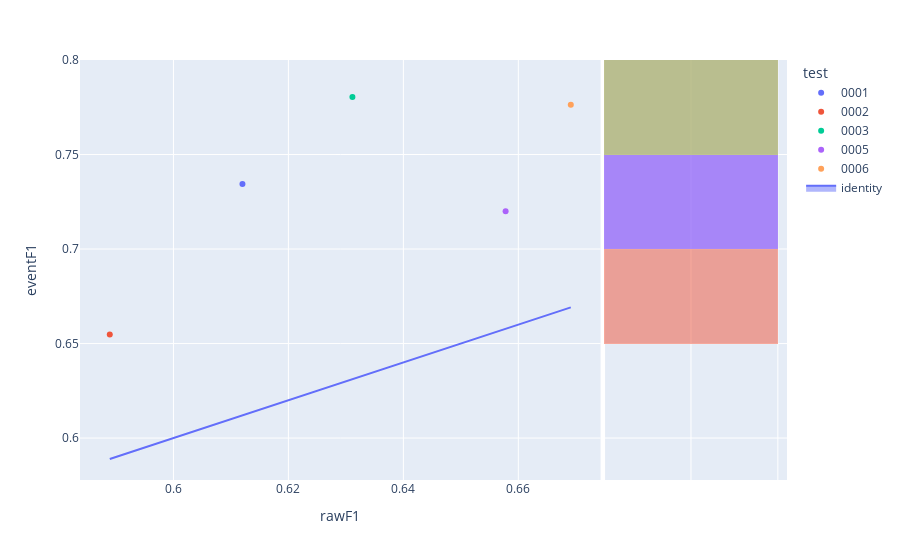

The notebook cell saved with this chart:
### Code cell
fig=px.scatter(experimentModels,x='rawF1',y='eventF1',color='test',hover_name='modelId', marginal_y="histogram")
fig.add_trace(
    go.Scatter(x=experimentModels['rawF1'], y=experimentModels['rawF1'], name="identity", mode='lines',fill="toself")
)
fig.show()

### Figure 1 — Plotly figure (JSON) as saved in the notebook; plotly's stock layout.template omitted (floating-point values rounded to 4 significant figures)
{"data": [{"hovertemplate": "<b>%{hovertext}</b><br><br>test=0001<br>rawF1=%{x}<br>eventF1=%{y}<extra></extra>", "hovertext": ["a7cb461b-4f33-4085-89b3-1f619ddca728"], "legendgroup": "0001", "marker": {"color": "#636efa", "symbol": "circle"}, "mode": "markers", "name": "0001", "orientation": "v", "showlegend": true, "type": "scatter", "x": [0.612], "xaxis": "x", "y": [0.7344], "yaxis": "y"}, {"alignmentgroup": "True", "bingroup": "y", "hovertemplate": "test=0001<br>eventF1=%{y}<br>count=%{x}<extra></extra>", "legendgroup": "0001", "marker": {"color": "#636efa"}, "name": "0001", "offsetgroup": "0001", "opacity": 0.5, "showlegend": false, "type": "histogram", "xaxis": "x2", "y": [0.7344], "yaxis": "y2"}, {"hovertemplate": "<b>%{hovertext}</b><br><br>test=0002<br>rawF1=%{x}<br>eventF1=%{y}<extra></extra>", "hovertext": ["874f5503-0e4f-4cc8-b19b-6517f13627f2"], "legendgroup": "0002", "marker": {"color": "#EF553B", "symbol": "circle"}, "mode": "markers", "name": "0002", "orientation": "v", "showlegend": true, "type": "scatter", "x": [0.5889], "xaxis": "x", "y": [0.6548], "yaxis": "y"}, {"alignmentgroup": "True", "bingroup": "y", "hovertemplate": "test=0002<br>eventF1=%{y}<br>count=%{x}<extra></extra>", "legendgroup": "0002", "marker": {"color": "#EF553B"}, "name": "0002", "offsetgroup": "0002", "opacity": 0.5, "showlegend": false, "type": "histogram", "xaxis": "x2", "y": [0.6548], "yaxis": "y2"}, {"hovertemplate": "<b>%{hovertext}</b><br><br>test=0003<br>rawF1=%{x}<br>eventF1=%{y}<extra></extra>", "hovertext": ["36d900b6-57fb-4984-9c7e-16bc86690129"], "legendgroup": "0003", "marker": {"color": "#00cc96", "symbol": "circle"}, "mode": "markers", "name": "0003", "orientation": "v", "showlegend": true, "type": "scatter", "x": [0.6311], "xaxis": "x", "y": [0.7805], "yaxis": "y"}, {"alignmentgroup": "True", "bingroup": "y", "hovertemplate": "test=0003<br>eventF1=%{y}<br>count=%{x}<extra></extra>", "legendgroup": "0003", "marker": {"color": "#00cc96"}, "name": "0003", "offsetgroup": "0003", "opacity": 0.5, "showlegend": false, "type": "histogram", "xaxis": "x2", "y": [0.7805], "yaxis": "y2"}, {"hovertemplate": "<b>%{hovertext}</b><br><br>test=0005<br>rawF1=%{x}<br>eventF1=%{y}<extra></extra>", "hovertext": ["bd6db5d7-e220-4ec8-8aaa-386ccbd7d59c"], "legendgroup": "0005", "marker": {"color": "#ab63fa", "symbol": "circle"}, "mode": "markers", "name": "0005", "orientation": "v", "showlegend": true, "type": "scatter", "x": [0.6578], "xaxis": "x", "y": [0.72], "yaxis": "y"}, {"alignmentgroup": "True", "bingroup": "y", "hovertemplate": "test=0005<br>eventF1=%{y}<br>count=%{x}<extra></extra>", "legendgroup": "0005", "marker": {"color": "#ab63fa"}, "name": "0005", "offsetgroup": "0005", "opacity": 0.5, "showlegend": false, "type": "histogram", "xaxis": "x2", "y": [0.72], "yaxis": "y2"}, {"hovertemplate": "<b>%{hovertext}</b><br><br>test=0006<br>rawF1=%{x}<br>eventF1=%{y}<extra></extra>", "hovertext": ["a9030ba3-3169-490e-b375-21663205d61d"], "legendgroup": "0006", "marker": {"color": "#FFA15A", "symbol": "circle"}, "mode": "markers", "name": "0006", "orientation": "v", "showlegend": true, "type": "scatter", "x": [0.6691], "xaxis": "x", "y": [0.7763], "yaxis": "y"}, {"alignmentgroup": "True", "bingroup": "y", "hovertemplate": "test=0006<br>eventF1=%{y}<br>count=%{x}<extra></extra>", "legendgroup": "0006", "marker": {"color": "#FFA15A"}, "name": "0006", "offsetgroup": "0006", "opacity": 0.5, "showlegend": false, "type": "histogram", "xaxis": "x2", "y": [0.7763], "yaxis": "y2"}, {"fill": "toself", "mode": "lines", "name": "identity", "type": "scatter", "x": [0.612, 0.5889, 0.6311, 0.6578, 0.6691], "y": [0.612, 0.5889, 0.6311, 0.6578, 0.6691]}], "layout": {"barmode": "overlay", "legend": {"title": {"text": "test"}, "tracegroupgap": 0}, "margin": {"t": 60}, "xaxis": {"anchor": "y", "domain": [0, 0.7363], "title": {"text": "rawF1"}}, "xaxis2": {"anchor": "y2", "domain": [0.7413, 1], "matches": "x2", "showgrid": true, "showline": false, "showticklabels": false, "ticks": ""}, "yaxis": {"anchor": "x", "domain": [0, 1], "title": {"text": "eventF1"}}, "yaxis2": {"anchor": "x2", "domain": [0, 1], "matches": "y", "showgrid": true, "showticklabels": false}}}
